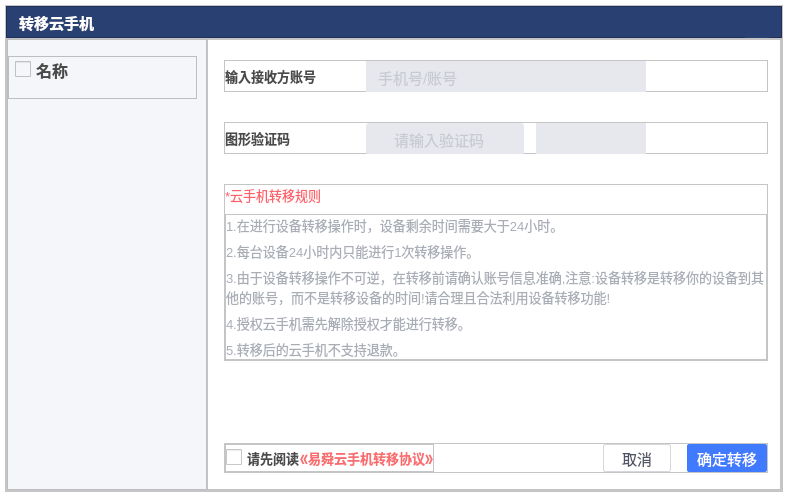
<?xml version="1.0" encoding="UTF-8"?>
<ui version="4.0">
 <class>TransferPhoneDialog</class>
 <widget class="QDialog" name="TransferPhoneDialog">
  <property name="geometry">
   <rect>
    <x>0</x>
    <y>0</y>
    <width>788</width>
    <height>497</height>
   </rect>
  </property>
  <property name="windowTitle">
   <string>Dialog</string>
  </property>
  <property name="styleSheet">
   <string notr="true">background:transparent;</string>
  </property>
  <layout class="QHBoxLayout" name="horizontalLayout_6">
   <property name="spacing">
    <number>0</number>
   </property>
   <property name="leftMargin">
    <number>5</number>
   </property>
   <property name="topMargin">
    <number>5</number>
   </property>
   <property name="rightMargin">
    <number>5</number>
   </property>
   <property name="bottomMargin">
    <number>5</number>
   </property>
   <item>
    <widget class="QFrame" name="frame_7">
     <property name="styleSheet">
      <string notr="true">background-color:#FFFFFFFF;</string>
     </property>
     <property name="frameShape">
      <enum>QFrame::StyledPanel</enum>
     </property>
     <property name="frameShadow">
      <enum>QFrame::Raised</enum>
     </property>
     <layout class="QVBoxLayout" name="verticalLayout_3">
      <property name="spacing">
       <number>0</number>
      </property>
      <property name="leftMargin">
       <number>0</number>
      </property>
      <property name="topMargin">
       <number>0</number>
      </property>
      <property name="rightMargin">
       <number>0</number>
      </property>
      <property name="bottomMargin">
       <number>0</number>
      </property>
      <item>
       <widget class="QFrame" name="frame">
        <property name="minimumSize">
         <size>
          <width>0</width>
          <height>32</height>
         </size>
        </property>
        <property name="maximumSize">
         <size>
          <width>16777215</width>
          <height>32</height>
         </size>
        </property>
        <property name="palette">
         <palette>
          <active>
           <colorrole role="Button">
            <brush brushstyle="SolidPattern">
             <color alpha="255">
              <red>41</red>
              <green>64</green>
              <blue>115</blue>
             </color>
            </brush>
           </colorrole>
           <colorrole role="Base">
            <brush brushstyle="SolidPattern">
             <color alpha="255">
              <red>41</red>
              <green>64</green>
              <blue>115</blue>
             </color>
            </brush>
           </colorrole>
           <colorrole role="Window">
            <brush brushstyle="SolidPattern">
             <color alpha="255">
              <red>41</red>
              <green>64</green>
              <blue>115</blue>
             </color>
            </brush>
           </colorrole>
          </active>
          <inactive>
           <colorrole role="Button">
            <brush brushstyle="SolidPattern">
             <color alpha="255">
              <red>41</red>
              <green>64</green>
              <blue>115</blue>
             </color>
            </brush>
           </colorrole>
           <colorrole role="Base">
            <brush brushstyle="SolidPattern">
             <color alpha="255">
              <red>41</red>
              <green>64</green>
              <blue>115</blue>
             </color>
            </brush>
           </colorrole>
           <colorrole role="Window">
            <brush brushstyle="SolidPattern">
             <color alpha="255">
              <red>41</red>
              <green>64</green>
              <blue>115</blue>
             </color>
            </brush>
           </colorrole>
          </inactive>
          <disabled>
           <colorrole role="Button">
            <brush brushstyle="SolidPattern">
             <color alpha="255">
              <red>41</red>
              <green>64</green>
              <blue>115</blue>
             </color>
            </brush>
           </colorrole>
           <colorrole role="Base">
            <brush brushstyle="SolidPattern">
             <color alpha="255">
              <red>41</red>
              <green>64</green>
              <blue>115</blue>
             </color>
            </brush>
           </colorrole>
           <colorrole role="Window">
            <brush brushstyle="SolidPattern">
             <color alpha="255">
              <red>41</red>
              <green>64</green>
              <blue>115</blue>
             </color>
            </brush>
           </colorrole>
          </disabled>
         </palette>
        </property>
        <property name="styleSheet">
         <string notr="true">background-color:#FF294073;</string>
        </property>
        <property name="frameShape">
         <enum>QFrame::StyledPanel</enum>
        </property>
        <property name="frameShadow">
         <enum>QFrame::Raised</enum>
        </property>
        <layout class="QHBoxLayout" name="horizontalLayout_2">
         <property name="spacing">
          <number>0</number>
         </property>
         <property name="leftMargin">
          <number>12</number>
         </property>
         <property name="topMargin">
          <number>0</number>
         </property>
         <property name="rightMargin">
          <number>12</number>
         </property>
         <property name="bottomMargin">
          <number>0</number>
         </property>
         <item>
          <widget class="QLabel" name="label">
           <property name="palette">
            <palette>
             <active>
              <colorrole role="WindowText">
               <brush brushstyle="SolidPattern">
                <color alpha="255">
                 <red>255</red>
                 <green>255</green>
                 <blue>255</blue>
                </color>
               </brush>
              </colorrole>
              <colorrole role="Button">
               <brush brushstyle="SolidPattern">
                <color alpha="255">
                 <red>41</red>
                 <green>64</green>
                 <blue>115</blue>
                </color>
               </brush>
              </colorrole>
              <colorrole role="Base">
               <brush brushstyle="SolidPattern">
                <color alpha="255">
                 <red>41</red>
                 <green>64</green>
                 <blue>115</blue>
                </color>
               </brush>
              </colorrole>
              <colorrole role="Window">
               <brush brushstyle="SolidPattern">
                <color alpha="255">
                 <red>41</red>
                 <green>64</green>
                 <blue>115</blue>
                </color>
               </brush>
              </colorrole>
             </active>
             <inactive>
              <colorrole role="WindowText">
               <brush brushstyle="SolidPattern">
                <color alpha="255">
                 <red>255</red>
                 <green>255</green>
                 <blue>255</blue>
                </color>
               </brush>
              </colorrole>
              <colorrole role="Button">
               <brush brushstyle="SolidPattern">
                <color alpha="255">
                 <red>41</red>
                 <green>64</green>
                 <blue>115</blue>
                </color>
               </brush>
              </colorrole>
              <colorrole role="Base">
               <brush brushstyle="SolidPattern">
                <color alpha="255">
                 <red>41</red>
                 <green>64</green>
                 <blue>115</blue>
                </color>
               </brush>
              </colorrole>
              <colorrole role="Window">
               <brush brushstyle="SolidPattern">
                <color alpha="255">
                 <red>41</red>
                 <green>64</green>
                 <blue>115</blue>
                </color>
               </brush>
              </colorrole>
             </inactive>
             <disabled>
              <colorrole role="Button">
               <brush brushstyle="SolidPattern">
                <color alpha="255">
                 <red>41</red>
                 <green>64</green>
                 <blue>115</blue>
                </color>
               </brush>
              </colorrole>
              <colorrole role="Base">
               <brush brushstyle="SolidPattern">
                <color alpha="255">
                 <red>41</red>
                 <green>64</green>
                 <blue>115</blue>
                </color>
               </brush>
              </colorrole>
              <colorrole role="Window">
               <brush brushstyle="SolidPattern">
                <color alpha="255">
                 <red>41</red>
                 <green>64</green>
                 <blue>115</blue>
                </color>
               </brush>
              </colorrole>
             </disabled>
            </palette>
           </property>
           <property name="font">
            <font>
             <pointsize>11</pointsize>
             <bold>true</bold>
            </font>
           </property>
           <property name="text">
            <string>转移云手机</string>
           </property>
          </widget>
         </item>
         <item>
          <spacer name="horizontalSpacer">
           <property name="orientation">
            <enum>Qt::Horizontal</enum>
           </property>
           <property name="sizeHint" stdset="0">
            <size>
             <width>507</width>
             <height>9</height>
            </size>
           </property>
          </spacer>
         </item>
         <item>
          <widget class="QPushButton" name="btnClose">
           <property name="minimumSize">
            <size>
             <width>24</width>
             <height>32</height>
            </size>
           </property>
           <property name="maximumSize">
            <size>
             <width>24</width>
             <height>32</height>
            </size>
           </property>
           <property name="cursor">
            <cursorShape>PointingHandCursor</cursorShape>
           </property>
           <property name="styleSheet">
            <string notr="true">QPushButton:hover {
     background: transparent;
 }
 QPushButton:flat {
     border: none; /* no border for a flat push button */
 }

 QPushButton:default {
     border-color: navy; /* make the default button prominent */
 }
</string>
           </property>
           <property name="text">
            <string/>
           </property>
           <property name="icon">
            <iconset resource="res.qrc">
             <normaloff>:/login/resource/login/close.png</normaloff>:/login/resource/login/close.png</iconset>
           </property>
           <property name="iconSize">
            <size>
             <width>24</width>
             <height>32</height>
            </size>
           </property>
           <property name="flat">
            <bool>true</bool>
           </property>
          </widget>
         </item>
        </layout>
       </widget>
      </item>
      <item>
       <widget class="QFrame" name="frame_10">
        <property name="frameShape">
         <enum>QFrame::StyledPanel</enum>
        </property>
        <property name="frameShadow">
         <enum>QFrame::Raised</enum>
        </property>
        <layout class="QHBoxLayout" name="horizontalLayout_4">
         <property name="spacing">
          <number>0</number>
         </property>
         <property name="leftMargin">
          <number>0</number>
         </property>
         <property name="topMargin">
          <number>0</number>
         </property>
         <property name="rightMargin">
          <number>0</number>
         </property>
         <property name="bottomMargin">
          <number>0</number>
         </property>
         <item>
          <widget class="QFrame" name="frame_3">
           <property name="minimumSize">
            <size>
             <width>200</width>
             <height>0</height>
            </size>
           </property>
           <property name="maximumSize">
            <size>
             <width>360</width>
             <height>16777215</height>
            </size>
           </property>
           <property name="styleSheet">
            <string notr="true">background-color:#F4F6FA;</string>
           </property>
           <property name="frameShape">
            <enum>QFrame::StyledPanel</enum>
           </property>
           <property name="frameShadow">
            <enum>QFrame::Raised</enum>
           </property>
           <layout class="QVBoxLayout" name="verticalLayout_2">
            <property name="spacing">
             <number>0</number>
            </property>
            <property name="leftMargin">
             <number>0</number>
            </property>
            <property name="topMargin">
             <number>16</number>
            </property>
            <property name="bottomMargin">
             <number>35</number>
            </property>
            <item>
             <widget class="QFrame" name="frame_4">
              <property name="minimumSize">
               <size>
                <width>0</width>
                <height>38</height>
               </size>
              </property>
              <property name="styleSheet">
               <string notr="true"/>
              </property>
              <property name="frameShape">
               <enum>QFrame::StyledPanel</enum>
              </property>
              <property name="frameShadow">
               <enum>QFrame::Raised</enum>
              </property>
              <layout class="QHBoxLayout" name="horizontalLayout_3">
               <property name="spacing">
                <number>0</number>
               </property>
               <property name="leftMargin">
                <number>6</number>
               </property>
               <property name="topMargin">
                <number>0</number>
               </property>
               <property name="rightMargin">
                <number>0</number>
               </property>
               <property name="bottomMargin">
                <number>16</number>
               </property>
               <item>
                <widget class="QCheckBox" name="checkBoxAll">
                 <property name="font">
                  <font>
                   <pointsize>12</pointsize>
                   <bold>true</bold>
                  </font>
                 </property>
                 <property name="styleSheet">
                  <string notr="true"> QCheckBox {
     spacing: 5px;
	color:#4A4A4A;
 }

 QCheckBox::indicator {
     width: 16px;
     height: 16px;
 }

 QCheckBox::indicator:unchecked {
     image: url(:/login/resource/login/option_normal.png);
 }

 QCheckBox::indicator:unchecked:hover {
     image: url(:/login/resource/login/option_normal.png);
 }

 QCheckBox::indicator:unchecked:pressed {
     image: url(:/login/resource/login/option_normal.png);
 }

 QCheckBox::indicator:checked {
     image: url(:/login/resource/login/option_select.png);
 }

 QCheckBox::indicator:checked:hover {
     image: url(:/login/resource/login/option_select.png);
 }

 QCheckBox::indicator:checked:pressed {
     image: url(:/login/resource/login/option_select.png);
 }
</string>
                 </property>
                 <property name="text">
                  <string>名称</string>
                 </property>
                </widget>
               </item>
              </layout>
             </widget>
            </item>
            <item>
             <widget class="QListWidget" name="listWidget">
              <property name="minimumSize">
               <size>
                <width>0</width>
                <height>0</height>
               </size>
              </property>
              <property name="maximumSize">
               <size>
                <width>16777215</width>
                <height>16777215</height>
               </size>
              </property>
              <property name="styleSheet">
               <string notr="true">border:none;</string>
              </property>
             </widget>
            </item>
           </layout>
          </widget>
         </item>
         <item>
          <widget class="QFrame" name="frame_2">
           <property name="frameShape">
            <enum>QFrame::StyledPanel</enum>
           </property>
           <property name="frameShadow">
            <enum>QFrame::Raised</enum>
           </property>
           <layout class="QVBoxLayout" name="verticalLayout">
            <property name="spacing">
             <number>30</number>
            </property>
            <property name="leftMargin">
             <number>16</number>
            </property>
            <property name="topMargin">
             <number>20</number>
            </property>
            <property name="rightMargin">
             <number>12</number>
            </property>
            <property name="bottomMargin">
             <number>16</number>
            </property>
            <item>
             <widget class="QFrame" name="frame_9">
              <property name="minimumSize">
               <size>
                <width>0</width>
                <height>32</height>
               </size>
              </property>
              <property name="frameShape">
               <enum>QFrame::StyledPanel</enum>
              </property>
              <property name="frameShadow">
               <enum>QFrame::Raised</enum>
              </property>
              <layout class="QHBoxLayout" name="horizontalLayout_7">
               <property name="spacing">
                <number>12</number>
               </property>
               <property name="leftMargin">
                <number>0</number>
               </property>
               <property name="topMargin">
                <number>0</number>
               </property>
               <property name="rightMargin">
                <number>0</number>
               </property>
               <property name="bottomMargin">
                <number>0</number>
               </property>
               <item>
                <widget class="QLabel" name="label_8">
                 <property name="minimumSize">
                  <size>
                   <width>129</width>
                   <height>18</height>
                  </size>
                 </property>
                 <property name="maximumSize">
                  <size>
                   <width>65</width>
                   <height>18</height>
                  </size>
                 </property>
                 <property name="font">
                  <font>
                   <pointsize>10</pointsize>
                   <bold>true</bold>
                  </font>
                 </property>
                 <property name="styleSheet">
                  <string notr="true">color:#4A4A4A;</string>
                 </property>
                 <property name="text">
                  <string>输入接收方账号</string>
                 </property>
                </widget>
               </item>
               <item>
                <widget class="QLineEdit" name="lineEditPhoneOrAccount">
                 <property name="minimumSize">
                  <size>
                   <width>280</width>
                   <height>32</height>
                  </size>
                 </property>
                 <property name="maximumSize">
                  <size>
                   <width>280</width>
                   <height>32</height>
                  </size>
                 </property>
                 <property name="font">
                  <font>
                   <pointsize>11</pointsize>
                  </font>
                 </property>
                 <property name="styleSheet">
                  <string notr="true">border:none;
color:#A9ADB6;
background-color: #E7E8EE;
padding-left:10px;</string>
                 </property>
                 <property name="echoMode">
                  <enum>QLineEdit::Normal</enum>
                 </property>
                 <property name="placeholderText">
                  <string>手机号/账号</string>
                 </property>
                </widget>
               </item>
               <item>
                <spacer name="horizontalSpacer_4">
                 <property name="orientation">
                  <enum>Qt::Horizontal</enum>
                 </property>
                 <property name="sizeHint" stdset="0">
                  <size>
                   <width>40</width>
                   <height>20</height>
                  </size>
                 </property>
                </spacer>
               </item>
              </layout>
             </widget>
            </item>
            <item>
             <widget class="QFrame" name="frame_6">
              <property name="minimumSize">
               <size>
                <width>0</width>
                <height>32</height>
               </size>
              </property>
              <property name="frameShape">
               <enum>QFrame::StyledPanel</enum>
              </property>
              <property name="frameShadow">
               <enum>QFrame::Raised</enum>
              </property>
              <layout class="QHBoxLayout" name="horizontalLayout_5">
               <property name="spacing">
                <number>12</number>
               </property>
               <property name="leftMargin">
                <number>0</number>
               </property>
               <property name="topMargin">
                <number>0</number>
               </property>
               <property name="rightMargin">
                <number>0</number>
               </property>
               <property name="bottomMargin">
                <number>0</number>
               </property>
               <item>
                <widget class="QLabel" name="label_3">
                 <property name="minimumSize">
                  <size>
                   <width>129</width>
                   <height>18</height>
                  </size>
                 </property>
                 <property name="maximumSize">
                  <size>
                   <width>65</width>
                   <height>18</height>
                  </size>
                 </property>
                 <property name="font">
                  <font>
                   <pointsize>10</pointsize>
                   <bold>true</bold>
                  </font>
                 </property>
                 <property name="styleSheet">
                  <string notr="true">color:#4A4A4A</string>
                 </property>
                 <property name="text">
                  <string>图形验证码</string>
                 </property>
                </widget>
               </item>
               <item>
                <widget class="QFrame" name="frame_11">
                 <property name="minimumSize">
                  <size>
                   <width>158</width>
                   <height>32</height>
                  </size>
                 </property>
                 <property name="maximumSize">
                  <size>
                   <width>158</width>
                   <height>32</height>
                  </size>
                 </property>
                 <property name="styleSheet">
                  <string notr="true">color:#A9ADB6;
background-color: #E7E8EE;
border-radius: 3px;</string>
                 </property>
                 <property name="frameShape">
                  <enum>QFrame::StyledPanel</enum>
                 </property>
                 <property name="frameShadow">
                  <enum>QFrame::Raised</enum>
                 </property>
                 <layout class="QHBoxLayout" name="horizontalLayout_13">
                  <property name="spacing">
                   <number>0</number>
                  </property>
                  <property name="topMargin">
                   <number>0</number>
                  </property>
                  <property name="bottomMargin">
                   <number>0</number>
                  </property>
                  <item>
                   <widget class="QLabel" name="labelPhoneImage_4">
                    <property name="text">
                     <string/>
                    </property>
                    <property name="pixmap">
                     <pixmap resource="res.qrc">:/main/resource/main/pictureCode.png</pixmap>
                    </property>
                   </widget>
                  </item>
                  <item>
                   <widget class="QLineEdit" name="lineEditPictureCode">
                    <property name="minimumSize">
                     <size>
                      <width>133</width>
                      <height>32</height>
                     </size>
                    </property>
                    <property name="maximumSize">
                     <size>
                      <width>133</width>
                      <height>32</height>
                     </size>
                    </property>
                    <property name="font">
                     <font>
                      <pointsize>11</pointsize>
                     </font>
                    </property>
                    <property name="styleSheet">
                     <string notr="true">border:none;
color:#A9ADB6;
background-color: #E7E8EE;
padding-left:10px;</string>
                    </property>
                    <property name="echoMode">
                     <enum>QLineEdit::Normal</enum>
                    </property>
                    <property name="placeholderText">
                     <string>请输入验证码</string>
                    </property>
                   </widget>
                  </item>
                 </layout>
                </widget>
               </item>
               <item>
                <widget class="QLabel" name="labelPictureCode">
                 <property name="minimumSize">
                  <size>
                   <width>110</width>
                   <height>32</height>
                  </size>
                 </property>
                 <property name="maximumSize">
                  <size>
                   <width>110</width>
                   <height>32</height>
                  </size>
                 </property>
                 <property name="styleSheet">
                  <string notr="true">background-color: #E7E8EE;</string>
                 </property>
                 <property name="text">
                  <string/>
                 </property>
                </widget>
               </item>
               <item>
                <spacer name="horizontalSpacer_3">
                 <property name="orientation">
                  <enum>Qt::Horizontal</enum>
                 </property>
                 <property name="sizeHint" stdset="0">
                  <size>
                   <width>37</width>
                   <height>25</height>
                  </size>
                 </property>
                </spacer>
               </item>
              </layout>
             </widget>
            </item>
            <item>
             <spacer name="verticalSpacer_2">
              <property name="orientation">
               <enum>Qt::Vertical</enum>
              </property>
              <property name="sizeHint" stdset="0">
               <size>
                <width>20</width>
                <height>40</height>
               </size>
              </property>
             </spacer>
            </item>
            <item>
             <widget class="QFrame" name="frame_8">
              <property name="frameShape">
               <enum>QFrame::StyledPanel</enum>
              </property>
              <property name="frameShadow">
               <enum>QFrame::Raised</enum>
              </property>
              <layout class="QVBoxLayout" name="verticalLayout_5">
               <property name="spacing">
                <number>9</number>
               </property>
               <property name="leftMargin">
                <number>0</number>
               </property>
               <property name="topMargin">
                <number>0</number>
               </property>
               <property name="rightMargin">
                <number>0</number>
               </property>
               <property name="bottomMargin">
                <number>0</number>
               </property>
               <item>
                <widget class="QLabel" name="label_4">
                 <property name="font">
                  <font>
                   <pointsize>10</pointsize>
                  </font>
                 </property>
                 <property name="styleSheet">
                  <string notr="true">color:#FF616A;</string>
                 </property>
                 <property name="text">
                  <string>*云手机转移规则</string>
                 </property>
                </widget>
               </item>
               <item>
                <widget class="QFrame" name="frame_12">
                 <property name="frameShape">
                  <enum>QFrame::StyledPanel</enum>
                 </property>
                 <property name="frameShadow">
                  <enum>QFrame::Raised</enum>
                 </property>
                 <layout class="QVBoxLayout" name="verticalLayout_4">
                  <property name="leftMargin">
                   <number>0</number>
                  </property>
                  <property name="topMargin">
                   <number>0</number>
                  </property>
                  <property name="rightMargin">
                   <number>0</number>
                  </property>
                  <property name="bottomMargin">
                   <number>0</number>
                  </property>
                  <item>
                   <widget class="QLabel" name="label_5">
                    <property name="font">
                     <font>
                      <pointsize>10</pointsize>
                     </font>
                    </property>
                    <property name="styleSheet">
                     <string notr="true">color:#A9ADB6;</string>
                    </property>
                    <property name="text">
                     <string>1.在进行设备转移操作时，设备剩余时间需要大于24小时。</string>
                    </property>
                    <property name="wordWrap">
                     <bool>true</bool>
                    </property>
                   </widget>
                  </item>
                  <item>
                   <widget class="QLabel" name="label_10">
                    <property name="font">
                     <font>
                      <pointsize>10</pointsize>
                     </font>
                    </property>
                    <property name="styleSheet">
                     <string notr="true">color:#A9ADB6;</string>
                    </property>
                    <property name="text">
                     <string>2.每台设备24小时内只能进行1次转移操作。 </string>
                    </property>
                    <property name="wordWrap">
                     <bool>true</bool>
                    </property>
                   </widget>
                  </item>
                  <item>
                   <widget class="QLabel" name="label_9">
                    <property name="font">
                     <font>
                      <pointsize>10</pointsize>
                     </font>
                    </property>
                    <property name="styleSheet">
                     <string notr="true">color:#A9ADB6;</string>
                    </property>
                    <property name="text">
                     <string>3.由于设备转移操作不可逆，在转移前请确认账号信息准确,注意:设备转移是转移你的设备到其他的账号，而不是转移设备的时间!请合理且合法利用设备转移功能! </string>
                    </property>
                    <property name="wordWrap">
                     <bool>true</bool>
                    </property>
                   </widget>
                  </item>
                  <item>
                   <widget class="QLabel" name="label_7">
                    <property name="font">
                     <font>
                      <pointsize>10</pointsize>
                     </font>
                    </property>
                    <property name="styleSheet">
                     <string notr="true">color:#A9ADB6;</string>
                    </property>
                    <property name="text">
                     <string>4.授权云手机需先解除授权才能进行转移。 </string>
                    </property>
                    <property name="wordWrap">
                     <bool>true</bool>
                    </property>
                   </widget>
                  </item>
                  <item>
                   <widget class="QLabel" name="label_6">
                    <property name="font">
                     <font>
                      <pointsize>10</pointsize>
                     </font>
                    </property>
                    <property name="styleSheet">
                     <string notr="true">color:#A9ADB6;</string>
                    </property>
                    <property name="text">
                     <string>5.转移后的云手机不支持退款。</string>
                    </property>
                    <property name="wordWrap">
                     <bool>true</bool>
                    </property>
                   </widget>
                  </item>
                 </layout>
                </widget>
               </item>
              </layout>
             </widget>
            </item>
            <item>
             <spacer name="verticalSpacer">
              <property name="orientation">
               <enum>Qt::Vertical</enum>
              </property>
              <property name="sizeHint" stdset="0">
               <size>
                <width>20</width>
                <height>142</height>
               </size>
              </property>
             </spacer>
            </item>
            <item>
             <widget class="QFrame" name="frame_5">
              <property name="frameShape">
               <enum>QFrame::StyledPanel</enum>
              </property>
              <property name="frameShadow">
               <enum>QFrame::Raised</enum>
              </property>
              <layout class="QHBoxLayout" name="horizontalLayout">
               <property name="spacing">
                <number>16</number>
               </property>
               <property name="leftMargin">
                <number>0</number>
               </property>
               <property name="topMargin">
                <number>0</number>
               </property>
               <property name="rightMargin">
                <number>0</number>
               </property>
               <property name="bottomMargin">
                <number>0</number>
               </property>
               <item>
                <widget class="QFrame" name="frame_13">
                 <property name="minimumSize">
                  <size>
                   <width>0</width>
                   <height>0</height>
                  </size>
                 </property>
                 <property name="frameShape">
                  <enum>QFrame::StyledPanel</enum>
                 </property>
                 <property name="frameShadow">
                  <enum>QFrame::Raised</enum>
                 </property>
                 <layout class="QHBoxLayout" name="horizontalLayout_8">
                  <property name="spacing">
                   <number>0</number>
                  </property>
                  <property name="leftMargin">
                   <number>0</number>
                  </property>
                  <property name="topMargin">
                   <number>0</number>
                  </property>
                  <property name="rightMargin">
                   <number>0</number>
                  </property>
                  <property name="bottomMargin">
                   <number>0</number>
                  </property>
                  <item>
                   <widget class="QCheckBox" name="checkBoxPolicy">
                    <property name="font">
                     <font>
                      <pointsize>10</pointsize>
                      <bold>true</bold>
                     </font>
                    </property>
                    <property name="cursor">
                     <cursorShape>PointingHandCursor</cursorShape>
                    </property>
                    <property name="styleSheet">
                     <string notr="true"> QCheckBox {
     spacing: 5px;
color:#4A4A4A;
 }

 QCheckBox::indicator {
     width: 16px;
     height: 16px;
 }

 QCheckBox::indicator:unchecked {
     image: url(:/login/resource/login/option_normal.png);
 }

 QCheckBox::indicator:unchecked:hover {
     image: url(:/login/resource/login/option_normal.png);
 }

 QCheckBox::indicator:unchecked:pressed {
     image: url(:/login/resource/login/option_normal.png);
 }

 QCheckBox::indicator:checked {
     image: url(:/login/resource/login/option_select.png);
 }

 QCheckBox::indicator:checked:hover {
     image: url(:/login/resource/login/option_select.png);
 }

 QCheckBox::indicator:checked:pressed {
     image: url(:/login/resource/login/option_select.png);
 }
</string>
                    </property>
                    <property name="text">
                     <string>请先阅读</string>
                    </property>
                   </widget>
                  </item>
                  <item>
                   <widget class="QPushButton" name="btnAuthorPolicy">
                    <property name="font">
                     <font>
                      <pointsize>10</pointsize>
                      <bold>true</bold>
                     </font>
                    </property>
                    <property name="cursor">
                     <cursorShape>PointingHandCursor</cursorShape>
                    </property>
                    <property name="styleSheet">
                     <string notr="true">color:#F96D6F;border: none;
</string>
                    </property>
                    <property name="text">
                     <string>《易舜云手机转移协议》</string>
                    </property>
                    <property name="flat">
                     <bool>true</bool>
                    </property>
                   </widget>
                  </item>
                 </layout>
                </widget>
               </item>
               <item>
                <spacer name="horizontalSpacer_2">
                 <property name="orientation">
                  <enum>Qt::Horizontal</enum>
                 </property>
                 <property name="sizeHint" stdset="0">
                  <size>
                   <width>313</width>
                   <height>20</height>
                  </size>
                 </property>
                </spacer>
               </item>
               <item>
                <widget class="QPushButton" name="btnCancel">
                 <property name="minimumSize">
                  <size>
                   <width>68</width>
                   <height>28</height>
                  </size>
                 </property>
                 <property name="maximumSize">
                  <size>
                   <width>68</width>
                   <height>28</height>
                  </size>
                 </property>
                 <property name="font">
                  <font>
                   <pointsize>11</pointsize>
                   <bold>false</bold>
                  </font>
                 </property>
                 <property name="cursor">
                  <cursorShape>PointingHandCursor</cursorShape>
                 </property>
                 <property name="styleSheet">
                  <string notr="true">QPushButton {
     border: 1px solid #D7D7DE;
     border-radius:2px;
	 background-color: #FFFFFFFF;
	 color:#505465;
 }
QPushButton:hover
{
	border:1px solid  #D7D7DE;
	background-color: #FFFFFFFF;
}
 QPushButton:pressed {
     border: 1px solid #D7D7DE;
     border-radius: 2px;
	 background-color: #FFFFFFFF;
	 color:#505465;
 }

 QPushButton:flat {
     border: none; /* no border for a flat push button */
 }

 QPushButton:default {
     border-color: navy; /* make the default button prominent */
 }</string>
                 </property>
                 <property name="text">
                  <string>取消</string>
                 </property>
                </widget>
               </item>
               <item>
                <widget class="QPushButton" name="btnOk">
                 <property name="minimumSize">
                  <size>
                   <width>80</width>
                   <height>28</height>
                  </size>
                 </property>
                 <property name="maximumSize">
                  <size>
                   <width>80</width>
                   <height>28</height>
                  </size>
                 </property>
                 <property name="font">
                  <font>
                   <pointsize>11</pointsize>
                   <bold>false</bold>
                  </font>
                 </property>
                 <property name="cursor">
                  <cursorShape>PointingHandCursor</cursorShape>
                 </property>
                 <property name="styleSheet">
                  <string notr="true"> QPushButton {
     border: 0px solid #555764;
     border-radius:2px;
	 background-color: #FF407AFF;
	 color:#FFFFFFFF;
 }
QPushButton:hover
{
	border:0px solid  #FF27282B;
	background-color: #FF407AFF;
}
 QPushButton:pressed {
     border: 0px solid #555764;
     border-radius: 2px;
	 background-color: #FF407AFF;
	 color:#FFFFFFFF;
 }
QPushButton:disabled
{
 background-color: #FF407AFF;
 color:#FFFFFFFF;
}

 QPushButton:flat {
     border: none; /* no border for a flat push button */
 }

 QPushButton:default {
     border-color: navy; /* make the default button prominent */
 }
</string>
                 </property>
                 <property name="text">
                  <string>确定转移</string>
                 </property>
                </widget>
               </item>
              </layout>
             </widget>
            </item>
           </layout>
          </widget>
         </item>
        </layout>
       </widget>
      </item>
     </layout>
    </widget>
   </item>
  </layout>
 </widget>
 <resources>
  <include location="res.qrc"/>
 </resources>
 <connections/>
</ui>
